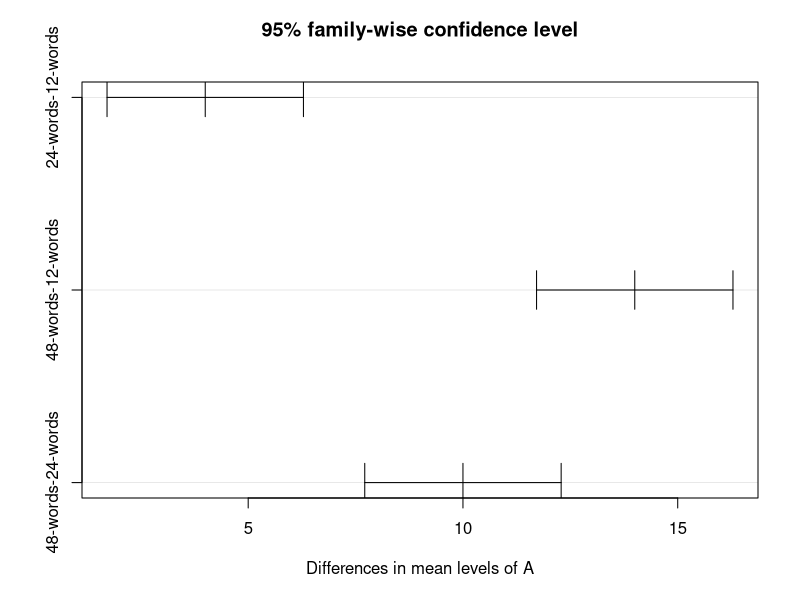
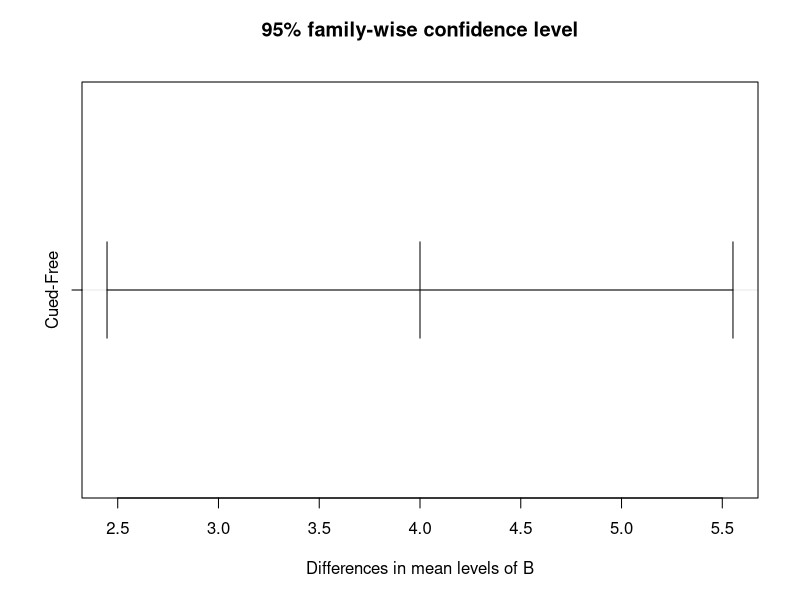
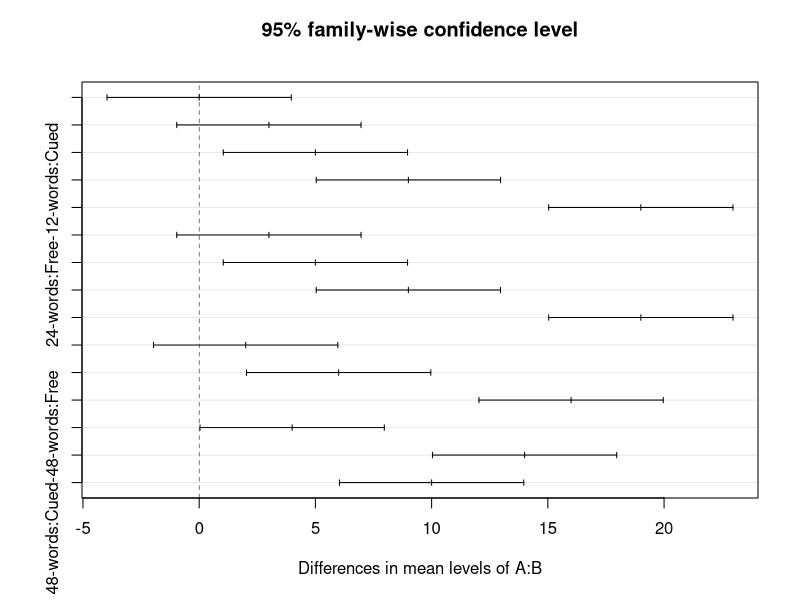
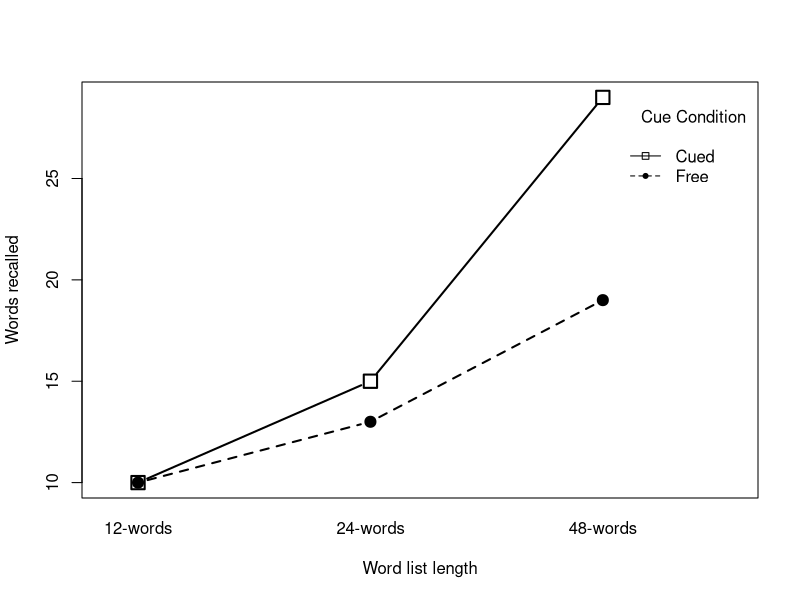
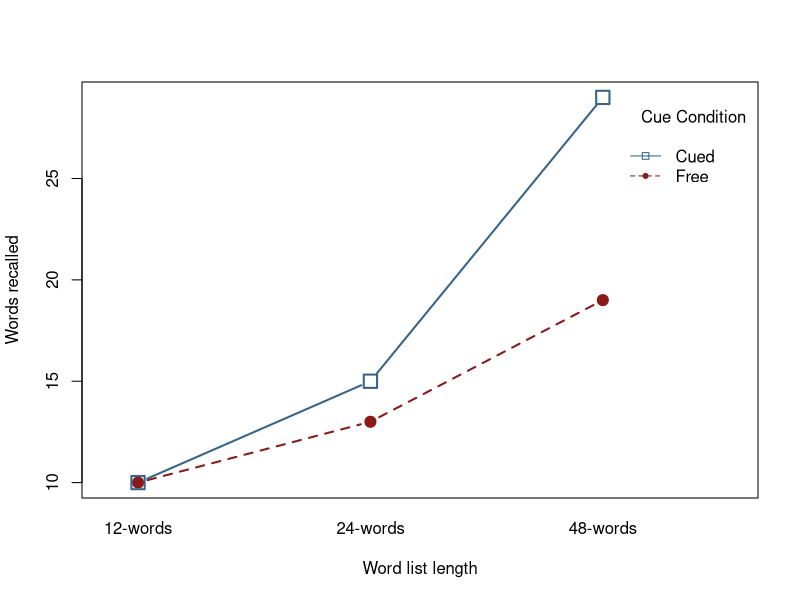
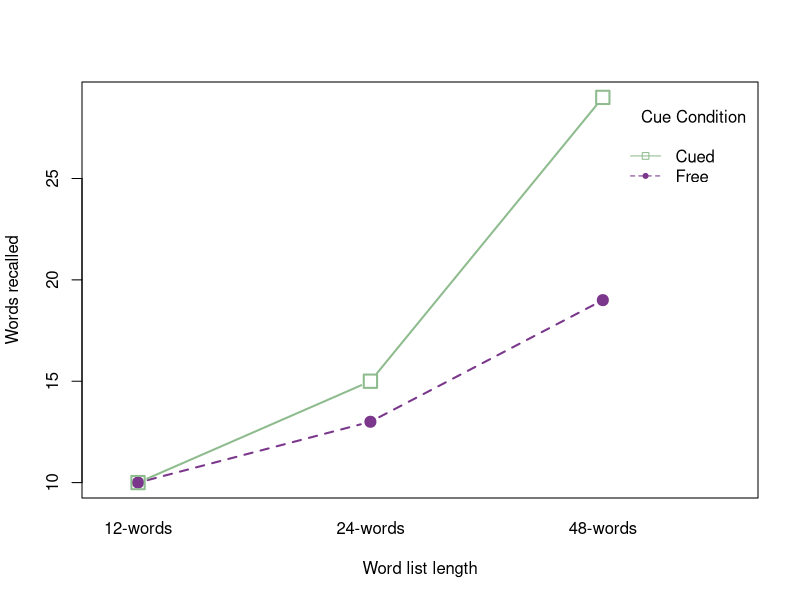

R code for these plots, in order:
### This file will be updated periodically between now (whenever you are seeing this)
### and April 2nd (the day before the workshop!)
#####
### If you download this file now, please be sure to check back for updates
### as the conference approaches.


### TO NOTE: Anything preceded by at # is a 'comment'
#   that means it is something ignored by R
#   which means comments are usually something like this --
#   informative statements used for later reference, such as
#   reminding yourself what you did and why!


rm(list=ls())

library(foreign) ##this package allows us to get data from other formats
two.btw.from.spss <- read.spss('S(AxB).sav') ##in this case, from SPSS.

names(two.btw.from.spss) ##let's take a look at the names of the data columns.

##now let's make the data table again.
two.f.btw.long.format <- cbind.data.frame(
			two.btw.from.spss$Subj_ID,
			two.btw.from.spss$Word_count,
			two.btw.from.spss$Recall_type,
			two.btw.from.spss$score)

colnames(two.f.btw.long.format) <- c("S","A","B","y") ##with proper names.


###just test the main effects of the two factors
# lm.res.maineffects <- lm(y~A+B,data= two.f.btw.long.format)
# aov.res.maineffects <- aov(lm.res.maineffects)
# aov.table.maineffects <- summary(aov.res.maineffects)

###just test the interaction between the two factors
# lm.res.interact <- lm(y~A:B,data= two.f.btw.long.format)
# aov.res.interact <- aov(lm.res.interact)
# aov.table.interact <- summary(aov.res.interact)

###The good stuff: main effects and interactions.
aov.res <- aov(y~A*B,data=two.f.btw.long.format)
aov.table <- summary(aov.res)


##Simple but, kind of boring!
#interaction.plot(two.f.btw.long.format$A,two.f.btw.long.format$B,two.f.btw.long.format$y)

##great for grayscale publication pictures
dev.new()
interaction.plot(two.f.btw.long.format$A,two.f.btw.long.format$B,two.f.btw.long.format$y,type="b",xlab="Word list length",ylab="Words recalled",trace.label="Cue Condition",pch=c(20,22),cex=2,lwd=2)

##but now with colors!
dev.new()
interaction.plot(two.f.btw.long.format$A,two.f.btw.long.format$B,two.f.btw.long.format$y,type="b",xlab="Word list length",ylab="Words recalled",trace.label="Cue Condition",pch=c(20,22),cex=2,lwd=2,col=c("firebrick4","steelblue4"))

##our perferred colors!
dev.new()
interaction.plot(two.f.btw.long.format$A,two.f.btw.long.format$B,two.f.btw.long.format$y,type="b",xlab="Word list length",ylab="Words recalled",trace.label="Cue Condition",pch=c(20,22),cex=2,lwd=2,col=c("mediumorchid4","darkseagreen"))
##no error bars without using ggplot2, gplot, HMisc, sciplot or other packages

##let's go straight to a PNG with this:
png("TwoFactor_InteractionPlot_pretty.png")
interaction.plot(two.f.btw.long.format$A,two.f.btw.long.format$B,two.f.btw.long.format$y,type="b",xlab="Word list length",ylab="Words recalled",trace.label="Cue Condition",pch=c(20,22),cex=2,lwd=2,col=c("mediumorchid4","darkseagreen"))
dev.off()


two.f.tukey <- TukeyHSD(aov.res,ordered=TRUE)
plot(two.f.tukey)

##pairwise t is a bit harder!
all.pair.comps <- pairwise.t.test(two.f.btw.long.format$y,paste(two.f.btw.long.format$A,two.f.btw.long.format$B,sep=":"), p.adjust.method="bonf")


##save it all
save.image("TwoFactor_SaveEverythingInWorkspace.RData")